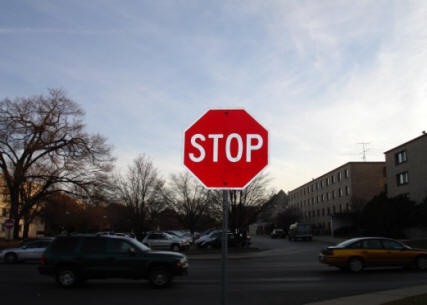
#> input picture examples/noise/ex2.jpg, 427 x 305 px
$ python gauss.py
#> lines starting #> are read from the running program, lines starting #| are printed output that depends on the picture
import numpy as np
import os
import cv2


def noiseImage(image):
    mean, sigma = 0.1, 0.5
    rand = np.random.normal(mean, sigma, image.shape)
    return rand


def readImage(filepath):
#> called with filepath = './ex2.jpg'
    return cv2.imread(filepath)
#> returned value is the input picture: shape (305, 427, 3); mean B, G, R 122.4, 115.4, 117.9


image = readImage("./ex2.jpg")
noised = noiseImage(image).astype(np.uint8)
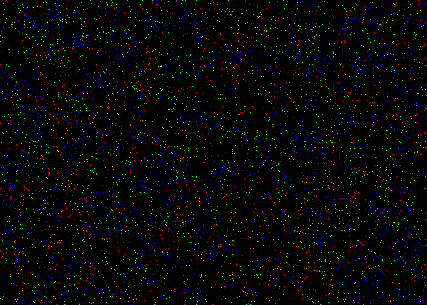
#> noised: shape (305, 427, 3); mean B, G, R 3.6, 3.6, 3.4
# both = np.concatenate(image, noised)
print(noised)
#> (printed output is left out)
# cv2.GaussianBlur(tuple(image), 5, 0.25, tuple(blured))
cv2.imshow("noised", noised)
# cv2.namedWindow("noised", cv2.WINDOW_NORMAL)
# cv2.resizeWindow("noised", 800, 600)
cv2.waitKey(0)

$ run again, with examples/noise/ex1.jpg copied over examples/noise/ex2.jpg
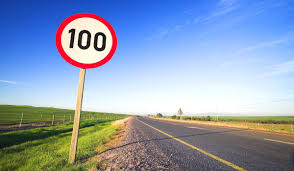
#> input picture examples/noise/ex1.jpg, 294 x 171 px
#> in readImage, returned value is the input picture: shape (171, 294, 3); mean B, G, R 182.4, 159, 142.8
#> `noised = noiseImage(image).astype(np.uint8)`:
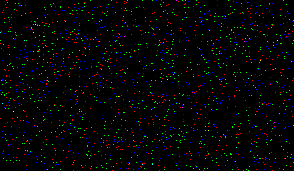
#> noised: shape (171, 294, 3); mean B, G, R 3.5, 3.6, 3.4
#> (printed output is left out)
